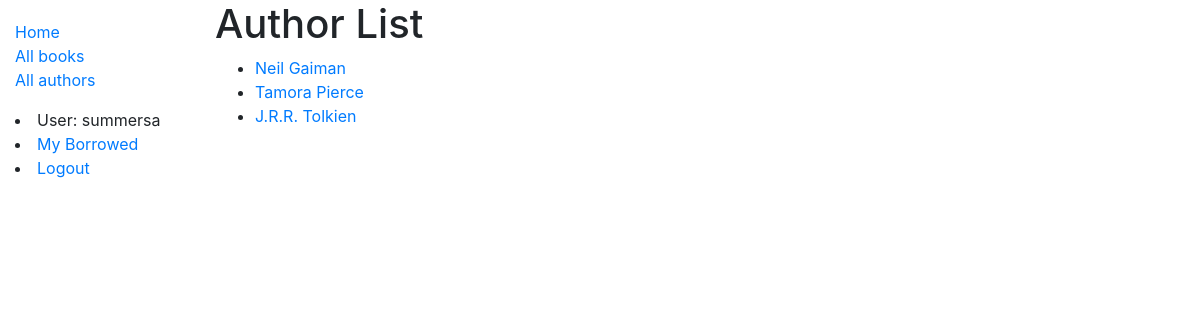
The app's page /catalog/authors (signed in) with its own data.
### catalog/models.py (models this page shows, shortened)
class Author(models.Model):
    first_name = models.CharField(max_length=100)
    last_name = models.CharField(max_length=100)
    date_of_birth = models.DateField(null=True, blank=True)
    date_of_death = models.DateField('Died', null=True, blank=True)
    class Meta:
        ordering = ['last_name', 'first_name']
    def get_absolute_url(self):
        return reverse('author-detail', args=[str(self.id)])

### catalog/views.py (the view)
# urls.py: path('authors', views.AuthorListView.as_view(), name='authors'),
class AuthorListView(generic.ListView):
    model = Author

### catalog/templates/catalog/author_list.html
{% extends "base_generic.html" %}
{% block content %}
<h1>Author List</h1>
    {% if author_list %}
        <ul>
        {% for author in author_list %}
            <li>
                <a href="{{ author.get_absolute_url }}">{{ author.first_name }} {{ author.last_name }}</a>
            </li>
        {% endfor %}
    </ul>
    {% else %}
        <p>No one has written any books yet</p>
    {% endif %}
{% endblock %}

### catalog/templates/base_generic.html (shortened to what this page needs)
<!DOCTYPE html>
<html lang="en">
    <head>
        <link rel="stylesheet" href="https://stackpath.bootstrapcdn.com/bootstrap/4.1.3/css/bootstrap.min.css">
        {% load static %}
        <link rel="stylesheet" href="{% static 'css/styles.css' %}">
    </head>
    <body>
        <div class="container-fluid">
            <div class="row">
                <div class="col-sm-2">
                    {% block sidebar %}
                        <ul class="sidebar-nav">
                            <li><a href="{% url 'index' %}">Home</a> </li>
                            <li><a href="{% url 'books' %}">All books</a> </li>
                            <li><a href="{% url 'authors' %}">All authors</a> </li>
                        </ul>
                        {% if user.is_authenticated %}
                            <li>User: {{ user.get_username }}</li>
                            <li><a href="{% url 'my-borrowed' %}">My Borrowed</a></li>
                            <li><a href="{% url 'logout'%}?next={{request.path}}">Logout</a></li>
                        {% else %}
                            <li><a href="{% url 'login'%}?next={{request.path}}">Login</a></li>
                        {% endif %}
                    {% endblock %}
                </div>
                <div class="col-sm-10">
                    {% block content %}{% endblock %}
                </div>
            </div>
        </div>
    </body>
</html>

### catalog/static/css/styles.css (style rules this page uses)
.sidebar-nav { margin-top: 20px; padding: 0; list-style: none; }

### records on screen
Author: first_name "Neil", last_name "Gaiman"
Author: first_name "Tamora", last_name "Pierce"
Author: first_name "J.R.R.", last_name "Tolkien"

### other values on screen
{{ user.get_username }} "summersa"
